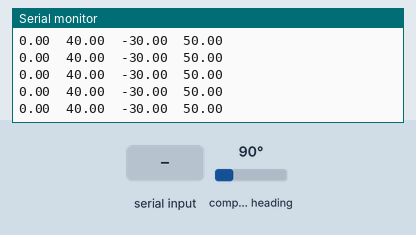
The sketch below on a simulated Arduino Nano 33 BLE. Shown: the last lines printed to the serial monitor. Inputs (shaded band) come from the test bench; at power-on: compass heading 90°.

Above: at 1.2 s.
1.3 s: "90,45\n" received over Serial
At 2.1 s:
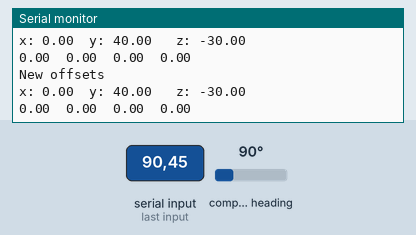
2.8 s: compass heading set to 7°
At 3.5 s:
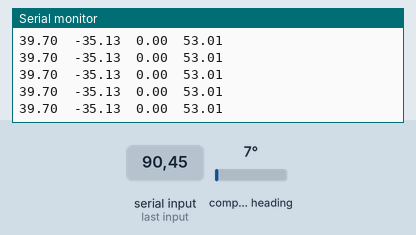
4.3 s: "30,150\n" received over Serial
At 4.9 s:
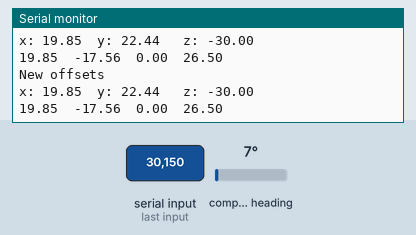
Timing chart, 0 to 5.4 s (numbered marks = the images above; inputs shaded):
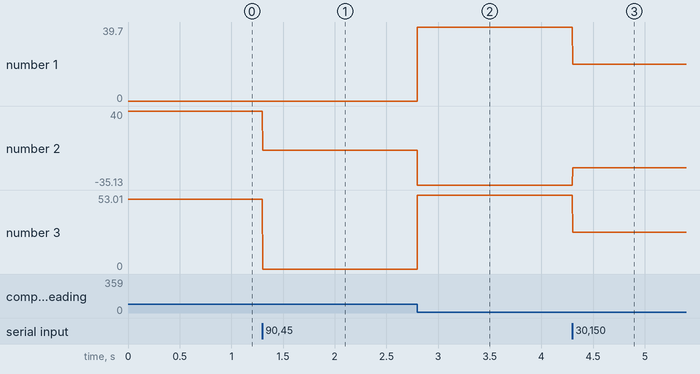

The sketch:

interference_test.ino
```cpp
#include <Arduino_LSM9DS1.h>

float xmin = 1000.0, xmax= -1000.0, ymin= 1000.0, ymax= -1000.0, zmin= 1000.0, zmax= -1000.0;
float offsetx = 0.0, offsety = 0.0, offsetz = 0.0;

void setup() {
  Serial.begin(9600);
  while (!Serial);
  Serial.println("Started");

  if (!IMU.begin()) {
    Serial.println("Failed to initialize IMU!");
    while (1);
  }
  Serial.print("Magnetic field sample rate = ");
  Serial.print(IMU.magneticFieldSampleRate());
  Serial.println(" uT");
  Serial.println();
  Serial.println("Magnetic Field in uT");
  Serial.println("X\tY\tZ");
}

void loop() {
  float x, y, z;
  // x: -35.47 <-> 38.75
  // y: -81.47 <-> -6.95
  // z: -47.78 <-> 29.70

  if (IMU.magneticFieldAvailable()) {
    IMU.readMagneticField(x, y, z);
    if(xmin > x){
      xmin = x;
    }
    if(xmax < x){
      xmax = x;
    }
    if(ymin > y){
      ymin = y;
    }
    if(ymax < y){
      ymax = y;
    }
    if(zmin > z){
      zmin = z;
    }
    if(zmax < z){
      zmax = z;
    }

    x -= offsetx;
    y -= offsety;
    z -= offsetz;

    Serial.print(x);
    Serial.print('\t');
    Serial.print(y);
    Serial.print('\t');
    Serial.print(z);
    Serial.print('\t');
    float sum = sqrt(sq(x)+sq(y)+sq(z));
    Serial.println(sum);
  }
  if(Serial.available()){
    Serial.parseInt();
    offsetx = (xmin + xmax)/2.0;
    offsety = (ymin + ymax)/2.0;
    offsetz = (zmin + zmax)/2.0;
    Serial.println("New offsets\nx: " + String(offsetx) + "\ty: " + String(offsety) + " \tz: " + String(offsetz));
  }
}
```

Measured:
- after the input at 1.3 s, the serial monitor: prints a new line at once (image 1)
- after the input at 2.8 s, the serial monitor: prints a new line at once (image 2)
- after the input at 4.3 s, the serial monitor: prints a new line at once (image 3)
- plotted number 1: 0 → 39.7 after the input at 2.8 s, 39.7 → 19.85 after the input at 4.3 s
- plotted number 2: 0 → -35.13 after the input at 2.8 s, -35.13 → -17.56 after the input at 4.3 s
- plotted number 3: 0 → 53.01 after the input at 2.8 s, 53.01 → 26.5 after the input at 4.3 s
